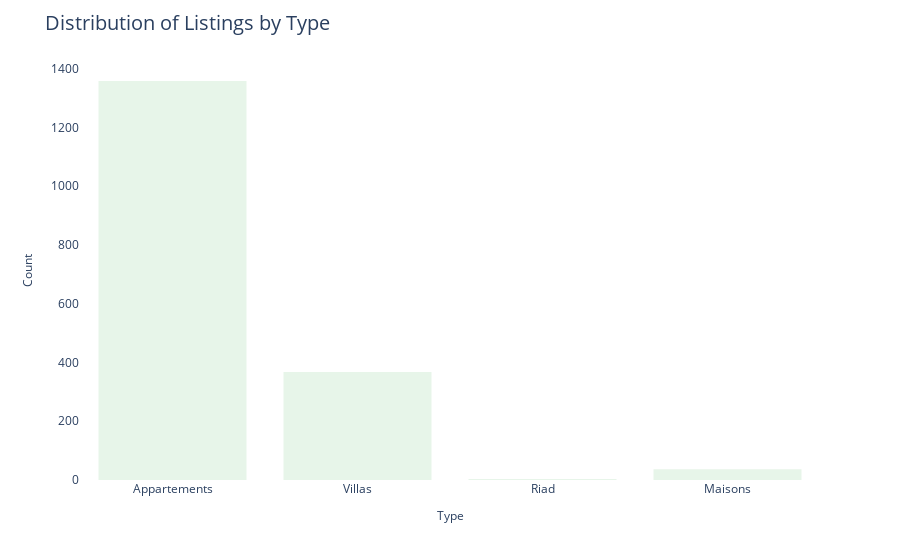

Notebook cell for this chart:
### Code cell
# Assuming your DataFrame is named df and has a column named 'Type'
# Define a custom color palette similar to your seaborn plot
custom_colors = ['#e7f5e9', '#c3e7cd', '#9fd8b1', '#7bc994', '#57ba78', '#33ab5b', '#0d874b']

fig = px.histogram(df, x='Type', color_discrete_sequence=custom_colors)

# Update the layout to match the desired style
fig.update_layout(
    title='Distribution of Listings by Type',
    title_font_size=20,
    xaxis_title='Type',
    xaxis_title_font_size=12,
    yaxis_title='Count',
    yaxis_title_font_size=12,
    plot_bgcolor='white',
    bargap=0.2
)

# Show the plot
fig.show()

### Figure 1 — Plotly figure (JSON) as saved in the notebook; plotly's stock layout.template omitted (floating-point values rounded to 4 significant figures; data arrays with more than 128 entries replaced by an {"elided": "..."} marker saying what was removed)
{"data": [{"alignmentgroup": "True", "bingroup": "x", "hovertemplate": "Type=%{x}<br>count=%{y}<extra></extra>", "legendgroup": "", "marker": {"color": "#e7f5e9", "pattern": {"shape": ""}}, "name": "", "offsetgroup": "", "orientation": "v", "showlegend": false, "type": "histogram", "x": {"elided": "1766 str values"}, "xaxis": "x", "yaxis": "y"}], "layout": {"bargap": 0.2, "barmode": "relative", "legend": {"tracegroupgap": 0}, "margin": {"t": 60}, "plot_bgcolor": "white", "title": {"font": {"size": 20}, "text": "Distribution of Listings by Type"}, "xaxis": {"anchor": "y", "domain": [0, 1], "title": {"font": {"size": 12}, "text": "Type"}}, "yaxis": {"anchor": "x", "domain": [0, 1], "title": {"font": {"size": 12}, "text": "Count"}}}}
